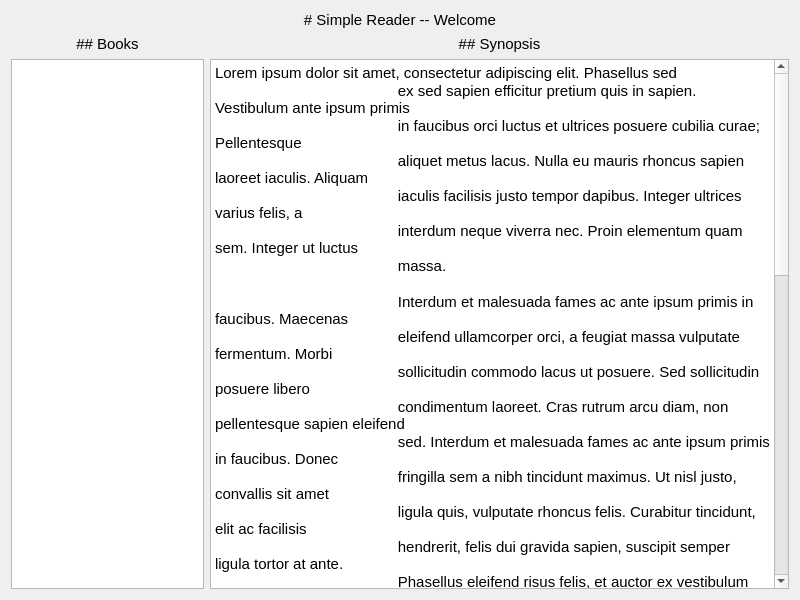
<?xml version="1.0" encoding="UTF-8"?>
<ui version="4.0">
    <class>Form</class>
    <widget class="QWidget" name="Form">
        <property name="geometry">
            <rect>
                <x>0</x>
                <y>0</y>
                <width>800</width>
                <height>600</height>
            </rect>
        </property>
        <property name="windowTitle">
            <string>Form</string>
        </property>
        <layout class="QHBoxLayout" name="horizontalLayout_3">
            <item>
                <layout class="QVBoxLayout" name="verticalLayout">
                    <item>
                        <widget class="QLabel" name="label">
                            <property name="sizePolicy">
                                <sizepolicy hsizetype="Expanding" vsizetype="Fixed">
                                    <horstretch>0</horstretch>
                                    <verstretch>0</verstretch>
                                </sizepolicy>
                            </property>
                            <property name="font">
                                <font>
                                    <pointsize>11</pointsize>
                                </font>
                            </property>
                            <property name="text">
                                <string># Simple Reader -- Welcome</string>
                            </property>
                            <property name="textFormat">
                                <enum>Qt::MarkdownText</enum>
                            </property>
                            <property name="alignment">
                                <set>Qt::AlignCenter</set>
                            </property>
                        </widget>
                    </item>
                    <item>
                        <layout class="QHBoxLayout" name="horizontalLayout_2">
                            <item>
                                <widget class="QLabel" name="label_2">
                                    <property name="sizePolicy">
                                        <sizepolicy hsizetype="Expanding" vsizetype="Preferred">
                                            <horstretch>1</horstretch>
                                            <verstretch>0</verstretch>
                                        </sizepolicy>
                                    </property>
                                    <property name="font">
                                        <font>
                                            <pointsize>11</pointsize>
                                        </font>
                                    </property>
                                    <property name="text">
                                        <string>## Books</string>
                                    </property>
                                    <property name="textFormat">
                                        <enum>Qt::MarkdownText</enum>
                                    </property>
                                    <property name="alignment">
                                        <set>Qt::AlignCenter</set>
                                    </property>
                                </widget>
                            </item>
                            <item>
                                <widget class="QLabel" name="label_3">
                                    <property name="sizePolicy">
                                        <sizepolicy hsizetype="Expanding" vsizetype="Preferred">
                                            <horstretch>3</horstretch>
                                            <verstretch>0</verstretch>
                                        </sizepolicy>
                                    </property>
                                    <property name="font">
                                        <font>
                                            <pointsize>11</pointsize>
                                        </font>
                                    </property>
                                    <property name="text">
                                        <string>## Synopsis</string>
                                    </property>
                                    <property name="textFormat">
                                        <enum>Qt::MarkdownText</enum>
                                    </property>
                                    <property name="alignment">
                                        <set>Qt::AlignCenter</set>
                                    </property>
                                </widget>
                            </item>
                        </layout>
                    </item>
                    <item>
                        <layout class="QHBoxLayout" name="horizontalLayout">
                            <item>
                                <widget class="QListWidget" name="BookListWidget">
                                    <property name="sizePolicy">
                                        <sizepolicy hsizetype="Expanding" vsizetype="Expanding">
                                            <horstretch>1</horstretch>
                                            <verstretch>0</verstretch>
                                        </sizepolicy>
                                    </property>
                                    <property name="font">
                                        <font>
                                            <pointsize>11</pointsize>
                                        </font>
                                    </property>
                                </widget>
                            </item>
                            <item>
                                <widget class="QPlainTextEdit" name="SynopsisTextEdit">
                                    <property name="sizePolicy">
                                        <sizepolicy hsizetype="Expanding" vsizetype="Expanding">
                                            <horstretch>3</horstretch>
                                            <verstretch>0</verstretch>
                                        </sizepolicy>
                                    </property>
                                    <property name="font">
                                        <font>
                                            <pointsize>11</pointsize>
                                        </font>
                                    </property>
                                    <property name="readOnly">
                                        <bool>true</bool>
                                    </property>
                                    <property name="plainText">
                                        <string>Lorem ipsum dolor sit amet, consectetur adipiscing elit. Phasellus sed
                                            ex sed sapien efficitur pretium quis in sapien. Vestibulum ante ipsum primis
                                            in faucibus orci luctus et ultrices posuere cubilia curae; Pellentesque
                                            aliquet metus lacus. Nulla eu mauris rhoncus sapien laoreet iaculis. Aliquam
                                            iaculis facilisis justo tempor dapibus. Integer ultrices varius felis, a
                                            interdum neque viverra nec. Proin elementum quam sem. Integer ut luctus
                                            massa.

                                            Interdum et malesuada fames ac ante ipsum primis in faucibus. Maecenas
                                            eleifend ullamcorper orci, a feugiat massa vulputate fermentum. Morbi
                                            sollicitudin commodo lacus ut posuere. Sed sollicitudin posuere libero
                                            condimentum laoreet. Cras rutrum arcu diam, non pellentesque sapien eleifend
                                            sed. Interdum et malesuada fames ac ante ipsum primis in faucibus. Donec
                                            fringilla sem a nibh tincidunt maximus. Ut nisl justo, convallis sit amet
                                            ligula quis, vulputate rhoncus felis. Curabitur tincidunt, elit ac facilisis
                                            hendrerit, felis dui gravida sapien, suscipit semper ligula tortor at ante.
                                            Phasellus eleifend risus felis, et auctor ex vestibulum viverra.

                                            Praesent vel dapibus sem. Mauris non pulvinar lectus. Sed non dignissim
                                            purus. Morbi non nulla sem. Nulla dapibus, erat nec laoreet molestie, sapien
                                            ante rhoncus lorem, non auctor urna arcu at sapien. Pellentesque eget
                                            posuere ante, non bibendum lorem. Sed euismod non magna eu rutrum. Ut
                                            convallis quam arcu, in interdum massa egestas in. Cras sit amet erat velit.
                                            In feugiat felis vitae metus cursus, id porttitor odio pellentesque. Proin
                                            dictum metus eget tempor tempus. Sed et congue nunc, et tempus ligula. Cras
                                            sed ultrices ex. In quis odio nec erat volutpat consectetur. Proin sed
                                            lectus efficitur, cursus lectus rhoncus, commodo nunc.

                                            Donec molestie libero non sem condimentum, vel blandit ligula elementum.
                                            Donec at augue tristique, hendrerit enim vitae, placerat augue. Phasellus et
                                            efficitur nisl, non suscipit turpis. Integer vestibulum neque a sem
                                            efficitur mollis. Cras maximus nibh et urna pulvinar iaculis. Nullam dapibus
                                            dui nec massa venenatis, sed volutpat tellus mollis. Proin interdum leo sit
                                            amet augue condimentum, non vestibulum metus accumsan.

                                            Curabitur et odio ligula. Aliquam pulvinar consequat venenatis. Duis nec
                                            posuere est. Pellentesque id lacinia lorem. In malesuada condimentum quam,
                                            eget viverra nulla finibus non. Nunc in vestibulum ligula. Aliquam in ex
                                            neque. Class aptent taciti sociosqu ad litora torquent per conubia nostra,
                                            per inceptos himenaeos. Ut nisl eros, pretium nec leo id, ultrices placerat
                                            dolor. Vestibulum porttitor, elit in interdum ultrices, metus sapien tempus
                                            justo, non sodales ligula mauris sed nibh. Donec rutrum imperdiet ex, eget
                                            egestas nunc maximus condimentum.

                                        </string>
                                    </property>
                                </widget>
                            </item>
                        </layout>
                    </item>
                </layout>
            </item>
        </layout>
    </widget>
    <resources/>
    <connections/>
</ui>
